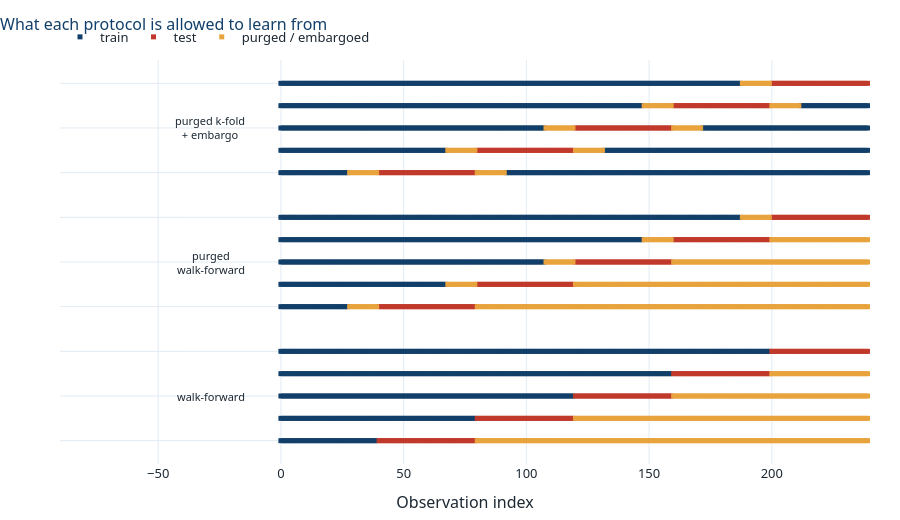

The notebook cell this image was saved under:
### Markdown cell above
## 4. What purging and embargoing actually do

Purging removes training rows whose *label horizon* overlaps the test block. An embargo removes training rows immediately after it. The second is only needed when you train on data from both sides — in expanding-window walk-forward you never do, so purging alone suffices.

### Code cell
n, S = 240, 5
fig = go.Figure()
for row, (mode, purge, emb) in enumerate([("expanding", 0, 0), ("expanding", 12, 0),
                                          ("kfold", 12, 12)]):
    for k, (tr, te) in enumerate(a.purged_walk_forward(n, n_splits=S, purge=purge,
                                                       embargo=emb, mode=mode)):
        base = row * (S + 1) + k
        covered = np.zeros(n, bool)
        covered[tr] = True
        covered[te] = True
        for arr, colr, nm in [(tr, C["navy"], "train"), (te, C["red"], "test"),
                              (np.where(~covered)[0], C["amber"], "purged / embargoed")]:
            if len(arr) == 0:
                continue
            fig.add_trace(go.Scatter(x=arr, y=[base] * len(arr), mode="markers",
                                     marker=dict(size=5, color=colr, symbol="square"),
                                     showlegend=(row == 0 and k == 0), name=nm,
                                     hoverinfo="skip"))
    fig.add_annotation(x=-14, y=row * (S + 1) + (S - 1) / 2, showarrow=False,
                       xanchor="right", font=dict(size=11, color=C["ink"]),
                       text={0: "walk-forward", 1: "purged<br>walk-forward",
                             2: "purged k-fold<br>+ embargo"}[row])
fig.update_xaxes(title="Observation index", range=[-90, n])
fig.update_yaxes(showticklabels=False, title="")
style(fig, height=520, title="What each protocol is allowed to learn from")
fig.show()

### Figure 1 — Plotly figure (JSON) as saved in the notebook; plotly's stock layout.template omitted (floating-point values rounded to 4 significant figures; data arrays with more than 128 entries replaced by an {"elided": "..."} marker saying what was removed)
{"data": [{"hoverinfo": "skip", "marker": {"color": "#123F69", "size": 5, "symbol": "square"}, "mode": "markers", "name": "train", "showlegend": true, "type": "scatter", "x": [0, 1, 2, 3, 4, 5, 6, 7, 8, 9, 10, 11, 12, 13, 14, 15, 16, 17, 18, 19, 20, 21, 22, 23, 24, 25, 26, 27, 28, 29, 30, 31, 32, 33, 34, 35, 36, 37, 38, 39], "y": [0, 0, 0, 0, 0, 0, 0, 0, 0, 0, 0, 0, 0, 0, 0, 0, 0, 0, 0, 0, 0, 0, 0, 0, 0, 0, 0, 0, 0, 0, 0, 0, 0, 0, 0, 0, 0, 0, 0, 0]}, {"hoverinfo": "skip", "marker": {"color": "#C0392B", "size": 5, "symbol": "square"}, "mode": "markers", "name": "test", "showlegend": true, "type": "scatter", "x": [40, 41, 42, 43, 44, 45, 46, 47, 48, 49, 50, 51, 52, 53, 54, 55, 56, 57, 58, 59, 60, 61, 62, 63, 64, 65, 66, 67, 68, 69, 70, 71, 72, 73, 74, 75, 76, 77, 78, 79], "y": [0, 0, 0, 0, 0, 0, 0, 0, 0, 0, 0, 0, 0, 0, 0, 0, 0, 0, 0, 0, 0, 0, 0, 0, 0, 0, 0, 0, 0, 0, 0, 0, 0, 0, 0, 0, 0, 0, 0, 0]}, {"hoverinfo": "skip", "marker": {"color": "#E8A33D", "size": 5, "symbol": "square"}, "mode": "markers", "name": "purged / embargoed", "showlegend": true, "type": "scatter", "x": {"elided": "160 int values"}, "y": {"elided": "160 int values"}}, {"hoverinfo": "skip", "marker": {"color": "#123F69", "size": 5, "symbol": "square"}, "mode": "markers", "name": "train", "showlegend": false, "type": "scatter", "x": [0, 1, 2, 3, 4, 5, 6, 7, 8, 9, 10, 11, 12, 13, 14, 15, 16, 17, 18, 19, 20, 21, 22, 23, 24, 25, 26, 27, 28, 29, 30, 31, 32, 33, 34, 35, 36, 37, 38, 39, 40, 41, 42, 43, 44, 45, 46, 47, 48, 49, 50, 51, 52, 53, 54, 55, 56, 57, 58, 59, 60, 61, 62, 63, 64, 65, 66, 67, 68, 69, 70, 71, 72, 73, 74, 75, 76, 77, 78, 79], "y": [1, 1, 1, 1, 1, 1, 1, 1, 1, 1, 1, 1, 1, 1, 1, 1, 1, 1, 1, 1, 1, 1, 1, 1, 1, 1, 1, 1, 1, 1, 1, 1, 1, 1, 1, 1, 1, 1, 1, 1, 1, 1, 1, 1, 1, 1, 1, 1, 1, 1, 1, 1, 1, 1, 1, 1, 1, 1, 1, 1, 1, 1, 1, 1, 1, 1, 1, 1, 1, 1, 1, 1, 1, 1, 1, 1, 1, 1, 1, 1]}, {"hoverinfo": "skip", "marker": {"color": "#C0392B", "size": 5, "symbol": "square"}, "mode": "markers", "name": "test", "showlegend": false, "type": "scatter", "x": [80, 81, 82, 83, 84, 85, 86, 87, 88, 89, 90, 91, 92, 93, 94, 95, 96, 97, 98, 99, 100, 101, 102, 103, 104, 105, 106, 107, 108, 109, 110, 111, 112, 113, 114, 115, 116, 117, 118, 119], "y": [1, 1, 1, 1, 1, 1, 1, 1, 1, 1, 1, 1, 1, 1, 1, 1, 1, 1, 1, 1, 1, 1, 1, 1, 1, 1, 1, 1, 1, 1, 1, 1, 1, 1, 1, 1, 1, 1, 1, 1]}, {"hoverinfo": "skip", "marker": {"color": "#E8A33D", "size": 5, "symbol": "square"}, "mode": "markers", "name": "purged / embargoed", "showlegend": false, "type": "scatter", "x": [120, 121, 122, 123, 124, 125, 126, 127, 128, 129, 130, 131, 132, 133, 134, 135, 136, 137, 138, 139, 140, 141, 142, 143, 144, 145, 146, 147, 148, 149, 150, 151, 152, 153, 154, 155, 156, 157, 158, 159, 160, 161, 162, 163, 164, 165, 166, 167, 168, 169, 170, 171, 172, 173, 174, 175, 176, 177, 178, 179, 180, 181, 182, 183, 184, 185, 186, 187, 188, 189, 190, 191, 192, 193, 194, 195, 196, 197, 198, 199, 200, 201, 202, 203, 204, 205, 206, 207, 208, 209, 210, 211, 212, 213, 214, 215, 216, 217, 218, 219, 220, 221, 222, 223, 224, 225, 226, 227, 228, 229, 230, 231, 232, 233, 234, 235, 236, 237, 238, 239], "y": [1, 1, 1, 1, 1, 1, 1, 1, 1, 1, 1, 1, 1, 1, 1, 1, 1, 1, 1, 1, 1, 1, 1, 1, 1, 1, 1, 1, 1, 1, 1, 1, 1, 1, 1, 1, 1, 1, 1, 1, 1, 1, 1, 1, 1, 1, 1, 1, 1, 1, 1, 1, 1, 1, 1, 1, 1, 1, 1, 1, 1, 1, 1, 1, 1, 1, 1, 1, 1, 1, 1, 1, 1, 1, 1, 1, 1, 1, 1, 1, 1, 1, 1, 1, 1, 1, 1, 1, 1, 1, 1, 1, 1, 1, 1, 1, 1, 1, 1, 1, 1, 1, 1, 1, 1, 1, 1, 1, 1, 1, 1, 1, 1, 1, 1, 1, 1, 1, 1, 1]}, {"hoverinfo": "skip", "marker": {"color": "#123F69", "size": 5, "symbol": "square"}, "mode": "markers", "name": "train", "showlegend": false, "type": "scatter", "x": [0, 1, 2, 3, 4, 5, 6, 7, 8, 9, 10, 11, 12, 13, 14, 15, 16, 17, 18, 19, 20, 21, 22, 23, 24, 25, 26, 27, 28, 29, 30, 31, 32, 33, 34, 35, 36, 37, 38, 39, 40, 41, 42, 43, 44, 45, 46, 47, 48, 49, 50, 51, 52, 53, 54, 55, 56, 57, 58, 59, 60, 61, 62, 63, 64, 65, 66, 67, 68, 69, 70, 71, 72, 73, 74, 75, 76, 77, 78, 79, 80, 81, 82, 83, 84, 85, 86, 87, 88, 89, 90, 91, 92, 93, 94, 95, 96, 97, 98, 99, 100, 101, 102, 103, 104, 105, 106, 107, 108, 109, 110, 111, 112, 113, 114, 115, 116, 117, 118, 119], "y": [2, 2, 2, 2, 2, 2, 2, 2, 2, 2, 2, 2, 2, 2, 2, 2, 2, 2, 2, 2, 2, 2, 2, 2, 2, 2, 2, 2, 2, 2, 2, 2, 2, 2, 2, 2, 2, 2, 2, 2, 2, 2, 2, 2, 2, 2, 2, 2, 2, 2, 2, 2, 2, 2, 2, 2, 2, 2, 2, 2, 2, 2, 2, 2, 2, 2, 2, 2, 2, 2, 2, 2, 2, 2, 2, 2, 2, 2, 2, 2, 2, 2, 2, 2, 2, 2, 2, 2, 2, 2, 2, 2, 2, 2, 2, 2, 2, 2, 2, 2, 2, 2, 2, 2, 2, 2, 2, 2, 2, 2, 2, 2, 2, 2, 2, 2, 2, 2, 2, 2]}, {"hoverinfo": "skip", "marker": {"color": "#C0392B", "size": 5, "symbol": "square"}, "mode": "markers", "name": "test", "showlegend": false, "type": "scatter", "x": [120, 121, 122, 123, 124, 125, 126, 127, 128, 129, 130, 131, 132, 133, 134, 135, 136, 137, 138, 139, 140, 141, 142, 143, 144, 145, 146, 147, 148, 149, 150, 151, 152, 153, 154, 155, 156, 157, 158, 159], "y": [2, 2, 2, 2, 2, 2, 2, 2, 2, 2, 2, 2, 2, 2, 2, 2, 2, 2, 2, 2, 2, 2, 2, 2, 2, 2, 2, 2, 2, 2, 2, 2, 2, 2, 2, 2, 2, 2, 2, 2]}, {"hoverinfo": "skip", "marker": {"color": "#E8A33D", "size": 5, "symbol": "square"}, "mode": "markers", "name": "purged / embargoed", "showlegend": false, "type": "scatter", "x": [160, 161, 162, 163, 164, 165, 166, 167, 168, 169, 170, 171, 172, 173, 174, 175, 176, 177, 178, 179, 180, 181, 182, 183, 184, 185, 186, 187, 188, 189, 190, 191, 192, 193, 194, 195, 196, 197, 198, 199, 200, 201, 202, 203, 204, 205, 206, 207, 208, 209, 210, 211, 212, 213, 214, 215, 216, 217, 218, 219, 220, 221, 222, 223, 224, 225, 226, 227, 228, 229, 230, 231, 232, 233, 234, 235, 236, 237, 238, 239], "y": [2, 2, 2, 2, 2, 2, 2, 2, 2, 2, 2, 2, 2, 2, 2, 2, 2, 2, 2, 2, 2, 2, 2, 2, 2, 2, 2, 2, 2, 2, 2, 2, 2, 2, 2, 2, 2, 2, 2, 2, 2, 2, 2, 2, 2, 2, 2, 2, 2, 2, 2, 2, 2, 2, 2, 2, 2, 2, 2, 2, 2, 2, 2, 2, 2, 2, 2, 2, 2, 2, 2, 2, 2, 2, 2, 2, 2, 2, 2, 2]}, {"hoverinfo": "skip", "marker": {"color": "#123F69", "size": 5, "symbol": "square"}, "mode": "markers", "name": "train", "showlegend": false, "type": "scatter", "x": {"elided": "160 int values"}, "y": {"elided": "160 int values"}}, {"hoverinfo": "skip", "marker": {"color": "#C0392B", "size": 5, "symbol": "square"}, "mode": "markers", "name": "test", "showlegend": false, "type": "scatter", "x": [160, 161, 162, 163, 164, 165, 166, 167, 168, 169, 170, 171, 172, 173, 174, 175, 176, 177, 178, 179, 180, 181, 182, 183, 184, 185, 186, 187, 188, 189, 190, 191, 192, 193, 194, 195, 196, 197, 198, 199], "y": [3, 3, 3, 3, 3, 3, 3, 3, 3, 3, 3, 3, 3, 3, 3, 3, 3, 3, 3, 3, 3, 3, 3, 3, 3, 3, 3, 3, 3, 3, 3, 3, 3, 3, 3, 3, 3, 3, 3, 3]}, {"hoverinfo": "skip", "marker": {"color": "#E8A33D", "size": 5, "symbol": "square"}, "mode": "markers", "name": "purged / embargoed", "showlegend": false, "type": "scatter", "x": [200, 201, 202, 203, 204, 205, 206, 207, 208, 209, 210, 211, 212, 213, 214, 215, 216, 217, 218, 219, 220, 221, 222, 223, 224, 225, 226, 227, 228, 229, 230, 231, 232, 233, 234, 235, 236, 237, 238, 239], "y": [3, 3, 3, 3, 3, 3, 3, 3, 3, 3, 3, 3, 3, 3, 3, 3, 3, 3, 3, 3, 3, 3, 3, 3, 3, 3, 3, 3, 3, 3, 3, 3, 3, 3, 3, 3, 3, 3, 3, 3]}, {"hoverinfo": "skip", "marker": {"color": "#123F69", "size": 5, "symbol": "square"}, "mode": "markers", "name": "train", "showlegend": false, "type": "scatter", "x": {"elided": "200 int values"}, "y": {"elided": "200 int values"}}, {"hoverinfo": "skip", "marker": {"color": "#C0392B", "size": 5, "symbol": "square"}, "mode": "markers", "name": "test", "showlegend": false, "type": "scatter", "x": [200, 201, 202, 203, 204, 205, 206, 207, 208, 209, 210, 211, 212, 213, 214, 215, 216, 217, 218, 219, 220, 221, 222, 223, 224, 225, 226, 227, 228, 229, 230, 231, 232, 233, 234, 235, 236, 237, 238, 239], "y": [4, 4, 4, 4, 4, 4, 4, 4, 4, 4, 4, 4, 4, 4, 4, 4, 4, 4, 4, 4, 4, 4, 4, 4, 4, 4, 4, 4, 4, 4, 4, 4, 4, 4, 4, 4, 4, 4, 4, 4]}, {"hoverinfo": "skip", "marker": {"color": "#123F69", "size": 5, "symbol": "square"}, "mode": "markers", "name": "train", "showlegend": false, "type": "scatter", "x": [0, 1, 2, 3, 4, 5, 6, 7, 8, 9, 10, 11, 12, 13, 14, 15, 16, 17, 18, 19, 20, 21, 22, 23, 24, 25, 26, 27], "y": [6, 6, 6, 6, 6, 6, 6, 6, 6, 6, 6, 6, 6, 6, 6, 6, 6, 6, 6, 6, 6, 6, 6, 6, 6, 6, 6, 6]}, {"hoverinfo": "skip", "marker": {"color": "#C0392B", "size": 5, "symbol": "square"}, "mode": "markers", "name": "test", "showlegend": false, "type": "scatter", "x": [40, 41, 42, 43, 44, 45, 46, 47, 48, 49, 50, 51, 52, 53, 54, 55, 56, 57, 58, 59, 60, 61, 62, 63, 64, 65, 66, 67, 68, 69, 70, 71, 72, 73, 74, 75, 76, 77, 78, 79], "y": [6, 6, 6, 6, 6, 6, 6, 6, 6, 6, 6, 6, 6, 6, 6, 6, 6, 6, 6, 6, 6, 6, 6, 6, 6, 6, 6, 6, 6, 6, 6, 6, 6, 6, 6, 6, 6, 6, 6, 6]}, {"hoverinfo": "skip", "marker": {"color": "#E8A33D", "size": 5, "symbol": "square"}, "mode": "markers", "name": "purged / embargoed", "showlegend": false, "type": "scatter", "x": {"elided": "172 int values"}, "y": {"elided": "172 int values"}}, {"hoverinfo": "skip", "marker": {"color": "#123F69", "size": 5, "symbol": "square"}, "mode": "markers", "name": "train", "showlegend": false, "type": "scatter", "x": [0, 1, 2, 3, 4, 5, 6, 7, 8, 9, 10, 11, 12, 13, 14, 15, 16, 17, 18, 19, 20, 21, 22, 23, 24, 25, 26, 27, 28, 29, 30, 31, 32, 33, 34, 35, 36, 37, 38, 39, 40, 41, 42, 43, 44, 45, 46, 47, 48, 49, 50, 51, 52, 53, 54, 55, 56, 57, 58, 59, 60, 61, 62, 63, 64, 65, 66, 67], "y": [7, 7, 7, 7, 7, 7, 7, 7, 7, 7, 7, 7, 7, 7, 7, 7, 7, 7, 7, 7, 7, 7, 7, 7, 7, 7, 7, 7, 7, 7, 7, 7, 7, 7, 7, 7, 7, 7, 7, 7, 7, 7, 7, 7, 7, 7, 7, 7, 7, 7, 7, 7, 7, 7, 7, 7, 7, 7, 7, 7, 7, 7, 7, 7, 7, 7, 7, 7]}, {"hoverinfo": "skip", "marker": {"color": "#C0392B", "size": 5, "symbol": "square"}, "mode": "markers", "name": "test", "showlegend": false, "type": "scatter", "x": [80, 81, 82, 83, 84, 85, 86, 87, 88, 89, 90, 91, 92, 93, 94, 95, 96, 97, 98, 99, 100, 101, 102, 103, 104, 105, 106, 107, 108, 109, 110, 111, 112, 113, 114, 115, 116, 117, 118, 119], "y": [7, 7, 7, 7, 7, 7, 7, 7, 7, 7, 7, 7, 7, 7, 7, 7, 7, 7, 7, 7, 7, 7, 7, 7, 7, 7, 7, 7, 7, 7, 7, 7, 7, 7, 7, 7, 7, 7, 7, 7]}, {"hoverinfo": "skip", "marker": {"color": "#E8A33D", "size": 5, "symbol": "square"}, "mode": "markers", "name": "purged / embargoed", "showlegend": false, "type": "scatter", "x": {"elided": "132 int values"}, "y": {"elided": "132 int values"}}, {"hoverinfo": "skip", "marker": {"color": "#123F69", "size": 5, "symbol": "square"}, "mode": "markers", "name": "train", "showlegend": false, "type": "scatter", "x": [0, 1, 2, 3, 4, 5, 6, 7, 8, 9, 10, 11, 12, 13, 14, 15, 16, 17, 18, 19, 20, 21, 22, 23, 24, 25, 26, 27, 28, 29, 30, 31, 32, 33, 34, 35, 36, 37, 38, 39, 40, 41, 42, 43, 44, 45, 46, 47, 48, 49, 50, 51, 52, 53, 54, 55, 56, 57, 58, 59, 60, 61, 62, 63, 64, 65, 66, 67, 68, 69, 70, 71, 72, 73, 74, 75, 76, 77, 78, 79, 80, 81, 82, 83, 84, 85, 86, 87, 88, 89, 90, 91, 92, 93, 94, 95, 96, 97, 98, 99, 100, 101, 102, 103, 104, 105, 106, 107], "y": [8, 8, 8, 8, 8, 8, 8, 8, 8, 8, 8, 8, 8, 8, 8, 8, 8, 8, 8, 8, 8, 8, 8, 8, 8, 8, 8, 8, 8, 8, 8, 8, 8, 8, 8, 8, 8, 8, 8, 8, 8, 8, 8, 8, 8, 8, 8, 8, 8, 8, 8, 8, 8, 8, 8, 8, 8, 8, 8, 8, 8, 8, 8, 8, 8, 8, 8, 8, 8, 8, 8, 8, 8, 8, 8, 8, 8, 8, 8, 8, 8, 8, 8, 8, 8, 8, 8, 8, 8, 8, 8, 8, 8, 8, 8, 8, 8, 8, 8, 8, 8, 8, 8, 8, 8, 8, 8, 8]}, {"hoverinfo": "skip", "marker": {"color": "#C0392B", "size": 5, "symbol": "square"}, "mode": "markers", "name": "test", "showlegend": false, "type": "scatter", "x": [120, 121, 122, 123, 124, 125, 126, 127, 128, 129, 130, 131, 132, 133, 134, 135, 136, 137, 138, 139, 140, 141, 142, 143, 144, 145, 146, 147, 148, 149, 150, 151, 152, 153, 154, 155, 156, 157, 158, 159], "y": [8, 8, 8, 8, 8, 8, 8, 8, 8, 8, 8, 8, 8, 8, 8, 8, 8, 8, 8, 8, 8, 8, 8, 8, 8, 8, 8, 8, 8, 8, 8, 8, 8, 8, 8, 8, 8, 8, 8, 8]}, {"hoverinfo": "skip", "marker": {"color": "#E8A33D", "size": 5, "symbol": "square"}, "mode": "markers", "name": "purged / embargoed", "showlegend": false, "type": "scatter", "x": [108, 109, 110, 111, 112, 113, 114, 115, 116, 117, 118, 119, 160, 161, 162, 163, 164, 165, 166, 167, 168, 169, 170, 171, 172, 173, 174, 175, 176, 177, 178, 179, 180, 181, 182, 183, 184, 185, 186, 187, 188, 189, 190, 191, 192, 193, 194, 195, 196, 197, 198, 199, 200, 201, 202, 203, 204, 205, 206, 207, 208, 209, 210, 211, 212, 213, 214, 215, 216, 217, 218, 219, 220, 221, 222, 223, 224, 225, 226, 227, 228, 229, 230, 231, 232, 233, 234, 235, 236, 237, 238, 239], "y": [8, 8, 8, 8, 8, 8, 8, 8, 8, 8, 8, 8, 8, 8, 8, 8, 8, 8, 8, 8, 8, 8, 8, 8, 8, 8, 8, 8, 8, 8, 8, 8, 8, 8, 8, 8, 8, 8, 8, 8, 8, 8, 8, 8, 8, 8, 8, 8, 8, 8, 8, 8, 8, 8, 8, 8, 8, 8, 8, 8, 8, 8, 8, 8, 8, 8, 8, 8, 8, 8, 8, 8, 8, 8, 8, 8, 8, 8, 8, 8, 8, 8, 8, 8, 8, 8, 8, 8, 8, 8, 8, 8]}, {"hoverinfo": "skip", "marker": {"color": "#123F69", "size": 5, "symbol": "square"}, "mode": "markers", "name": "train", "showlegend": false, "type": "scatter", "x": {"elided": "148 int values"}, "y": {"elided": "148 int values"}}, {"hoverinfo": "skip", "marker": {"color": "#C0392B", "size": 5, "symbol": "square"}, "mode": "markers", "name": "test", "showlegend": false, "type": "scatter", "x": [160, 161, 162, 163, 164, 165, 166, 167, 168, 169, 170, 171, 172, 173, 174, 175, 176, 177, 178, 179, 180, 181, 182, 183, 184, 185, 186, 187, 188, 189, 190, 191, 192, 193, 194, 195, 196, 197, 198, 199], "y": [9, 9, 9, 9, 9, 9, 9, 9, 9, 9, 9, 9, 9, 9, 9, 9, 9, 9, 9, 9, 9, 9, 9, 9, 9, 9, 9, 9, 9, 9, 9, 9, 9, 9, 9, 9, 9, 9, 9, 9]}, {"hoverinfo": "skip", "marker": {"color": "#E8A33D", "size": 5, "symbol": "square"}, "mode": "markers", "name": "purged / embargoed", "showlegend": false, "type": "scatter", "x": [148, 149, 150, 151, 152, 153, 154, 155, 156, 157, 158, 159, 200, 201, 202, 203, 204, 205, 206, 207, 208, 209, 210, 211, 212, 213, 214, 215, 216, 217, 218, 219, 220, 221, 222, 223, 224, 225, 226, 227, 228, 229, 230, 231, 232, 233, 234, 235, 236, 237, 238, 239], "y": [9, 9, 9, 9, 9, 9, 9, 9, 9, 9, 9, 9, 9, 9, 9, 9, 9, 9, 9, 9, 9, 9, 9, 9, 9, 9, 9, 9, 9, 9, 9, 9, 9, 9, 9, 9, 9, 9, 9, 9, 9, 9, 9, 9, 9, 9, 9, 9, 9, 9, 9, 9]}, {"hoverinfo": "skip", "marker": {"color": "#123F69", "size": 5, "symbol": "square"}, "mode": "markers", "name": "train", "showlegend": false, "type": "scatter", "x": {"elided": "188 int values"}, "y": {"elided": "188 int values"}}, {"hoverinfo": "skip", "marker": {"color": "#C0392B", "size": 5, "symbol": "square"}, "mode": "markers", "name": "test", "showlegend": false, "type": "scatter", "x": [200, 201, 202, 203, 204, 205, 206, 207, 208, 209, 210, 211, 212, 213, 214, 215, 216, 217, 218, 219, 220, 221, 222, 223, 224, 225, 226, 227, 228, 229, 230, 231, 232, 233, 234, 235, 236, 237, 238, 239], "y": [10, 10, 10, 10, 10, 10, 10, 10, 10, 10, 10, 10, 10, 10, 10, 10, 10, 10, 10, 10, 10, 10, 10, 10, 10, 10, 10, 10, 10, 10, 10, 10, 10, 10, 10, 10, 10, 10, 10, 10]}, {"hoverinfo": "skip", "marker": {"color": "#E8A33D", "size": 5, "symbol": "square"}, "mode": "markers", "name": "purged / embargoed", "showlegend": false, "type": "scatter", "x": [188, 189, 190, 191, 192, 193, 194, 195, 196, 197, 198, 199], "y": [10, 10, 10, 10, 10, 10, 10, 10, 10, 10, 10, 10]}, {"hoverinfo": "skip", "marker": {"color": "#123F69", "size": 5, "symbol": "square"}, "mode": "markers", "name": "train", "showlegend": false, "type": "scatter", "x": {"elided": "176 int values"}, "y": {"elided": "176 int values"}}, {"hoverinfo": "skip", "marker": {"color": "#C0392B", "size": 5, "symbol": "square"}, "mode": "markers", "name": "test", "showlegend": false, "type": "scatter", "x": [40, 41, 42, 43, 44, 45, 46, 47, 48, 49, 50, 51, 52, 53, 54, 55, 56, 57, 58, 59, 60, 61, 62, 63, 64, 65, 66, 67, 68, 69, 70, 71, 72, 73, 74, 75, 76, 77, 78, 79], "y": [12, 12, 12, 12, 12, 12, 12, 12, 12, 12, 12, 12, 12, 12, 12, 12, 12, 12, 12, 12, 12, 12, 12, 12, 12, 12, 12, 12, 12, 12, 12, 12, 12, 12, 12, 12, 12, 12, 12, 12]}, {"hoverinfo": "skip", "marker": {"color": "#E8A33D", "size": 5, "symbol": "square"}, "mode": "markers", "name": "purged / embargoed", "showlegend": false, "type": "scatter", "x": [28, 29, 30, 31, 32, 33, 34, 35, 36, 37, 38, 39, 80, 81, 82, 83, 84, 85, 86, 87, 88, 89, 90, 91], "y": [12, 12, 12, 12, 12, 12, 12, 12, 12, 12, 12, 12, 12, 12, 12, 12, 12, 12, 12, 12, 12, 12, 12, 12]}, {"hoverinfo": "skip", "marker": {"color": "#123F69", "size": 5, "symbol": "square"}, "mode": "markers", "name": "train", "showlegend": false, "type": "scatter", "x": {"elided": "176 int values"}, "y": {"elided": "176 int values"}}, {"hoverinfo": "skip", "marker": {"color": "#C0392B", "size": 5, "symbol": "square"}, "mode": "markers", "name": "test", "showlegend": false, "type": "scatter", "x": [80, 81, 82, 83, 84, 85, 86, 87, 88, 89, 90, 91, 92, 93, 94, 95, 96, 97, 98, 99, 100, 101, 102, 103, 104, 105, 106, 107, 108, 109, 110, 111, 112, 113, 114, 115, 116, 117, 118, 119], "y": [13, 13, 13, 13, 13, 13, 13, 13, 13, 13, 13, 13, 13, 13, 13, 13, 13, 13, 13, 13, 13, 13, 13, 13, 13, 13, 13, 13, 13, 13, 13, 13, 13, 13, 13, 13, 13, 13, 13, 13]}, {"hoverinfo": "skip", "marker": {"color": "#E8A33D", "size": 5, "symbol": "square"}, "mode": "markers", "name": "purged / embargoed", "showlegend": false, "type": "scatter", "x": [68, 69, 70, 71, 72, 73, 74, 75, 76, 77, 78, 79, 120, 121, 122, 123, 124, 125, 126, 127, 128, 129, 130, 131], "y": [13, 13, 13, 13, 13, 13, 13, 13, 13, 13, 13, 13, 13, 13, 13, 13, 13, 13, 13, 13, 13, 13, 13, 13]}, {"hoverinfo": "skip", "marker": {"color": "#123F69", "size": 5, "symbol": "square"}, "mode": "markers", "name": "train", "showlegend": false, "type": "scatter", "x": {"elided": "176 int values"}, "y": {"elided": "176 int values"}}, {"hoverinfo": "skip", "marker": {"color": "#C0392B", "size": 5, "symbol": "square"}, "mode": "markers", "name": "test", "showlegend": false, "type": "scatter", "x": [120, 121, 122, 123, 124, 125, 126, 127, 128, 129, 130, 131, 132, 133, 134, 135, 136, 137, 138, 139, 140, 141, 142, 143, 144, 145, 146, 147, 148, 149, 150, 151, 152, 153, 154, 155, 156, 157, 158, 159], "y": [14, 14, 14, 14, 14, 14, 14, 14, 14, 14, 14, 14, 14, 14, 14, 14, 14, 14, 14, 14, 14, 14, 14, 14, 14, 14, 14, 14, 14, 14, 14, 14, 14, 14, 14, 14, 14, 14, 14, 14]}, {"hoverinfo": "skip", "marker": {"color": "#E8A33D", "size": 5, "symbol": "square"}, "mode": "markers", "name": "purged / embargoed", "showlegend": false, "type": "scatter", "x": [108, 109, 110, 111, 112, 113, 114, 115, 116, 117, 118, 119, 160, 161, 162, 163, 164, 165, 166, 167, 168, 169, 170, 171], "y": [14, 14, 14, 14, 14, 14, 14, 14, 14, 14, 14, 14, 14, 14, 14, 14, 14, 14, 14, 14, 14, 14, 14, 14]}, {"hoverinfo": "skip", "marker": {"color": "#123F69", "size": 5, "symbol": "square"}, "mode": "markers", "name": "train", "showlegend": false, "type": "scatter", "x": {"elided": "176 int values"}, "y": {"elided": "176 int values"}}, {"hoverinfo": "skip", "marker": {"color": "#C0392B", "size": 5, "symbol": "square"}, "mode": "markers", "name": "test", "showlegend": false, "type": "scatter", "x": [160, 161, 162, 163, 164, 165, 166, 167, 168, 169, 170, 171, 172, 173, 174, 175, 176, 177, 178, 179, 180, 181, 182, 183, 184, 185, 186, 187, 188, 189, 190, 191, 192, 193, 194, 195, 196, 197, 198, 199], "y": [15, 15, 15, 15, 15, 15, 15, 15, 15, 15, 15, 15, 15, 15, 15, 15, 15, 15, 15, 15, 15, 15, 15, 15, 15, 15, 15, 15, 15, 15, 15, 15, 15, 15, 15, 15, 15, 15, 15, 15]}, {"hoverinfo": "skip", "marker": {"color": "#E8A33D", "size": 5, "symbol": "square"}, "mode": "markers", "name": "purged / embargoed", "showlegend": false, "type": "scatter", "x": [148, 149, 150, 151, 152, 153, 154, 155, 156, 157, 158, 159, 200, 201, 202, 203, 204, 205, 206, 207, 208, 209, 210, 211], "y": [15, 15, 15, 15, 15, 15, 15, 15, 15, 15, 15, 15, 15, 15, 15, 15, 15, 15, 15, 15, 15, 15, 15, 15]}, {"hoverinfo": "skip", "marker": {"color": "#123F69", "size": 5, "symbol": "square"}, "mode": "markers", "name": "train", "showlegend": false, "type": "scatter", "x": {"elided": "188 int values"}, "y": {"elided": "188 int values"}}, {"hoverinfo": "skip", "marker": {"color": "#C0392B", "size": 5, "symbol": "square"}, "mode": "markers", "name": "test", "showlegend": false, "type": "scatter", "x": [200, 201, 202, 203, 204, 205, 206, 207, 208, 209, 210, 211, 212, 213, 214, 215, 216, 217, 218, 219, 220, 221, 222, 223, 224, 225, 226, 227, 228, 229, 230, 231, 232, 233, 234, 235, 236, 237, 238, 239], "y": [16, 16, 16, 16, 16, 16, 16, 16, 16, 16, 16, 16, 16, 16, 16, 16, 16, 16, 16, 16, 16, 16, 16, 16, 16, 16, 16, 16, 16, 16, 16, 16, 16, 16, 16, 16, 16, 16, 16, 16]}, {"hoverinfo": "skip", "marker": {"color": "#E8A33D", "size": 5, "symbol": "square"}, "mode": "markers", "name": "purged / embargoed", "showlegend": false, "type": "scatter", "x": [188, 189, 190, 191, 192, 193, 194, 195, 196, 197, 198, 199], "y": [16, 16, 16, 16, 16, 16, 16, 16, 16, 16, 16, 16]}], "layout": {"annotations": [{"font": {"color": "#1C2833", "size": 11}, "showarrow": false, "text": "walk-forward", "x": -14, "xanchor": "right", "y": 2}, {"font": {"color": "#1C2833", "size": 11}, "showarrow": false, "text": "purged<br>walk-forward", "x": -14, "xanchor": "right", "y": 8}, {"font": {"color": "#1C2833", "size": 11}, "showarrow": false, "text": "purged k-fold<br>+ embargo", "x": -14, "xanchor": "right", "y": 14}], "colorway": ["#123F69", "#C0392B", "#2E8B6B", "#E8A33D", "#2E7EBB", "#7A8994"], "font": {"color": "#1C2833", "family": "Segoe UI, Helvetica, Arial, sans-serif", "size": 13}, "height": 520, "hoverlabel": {"font": {"size": 12}}, "legend": {"orientation": "h", "x": 0, "xanchor": "left", "y": 1.02, "yanchor": "bottom"}, "margin": {"b": 50, "l": 60, "r": 30, "t": 60}, "title": {"font": {"color": "#123F69", "size": 16}, "text": "What each protocol is allowed to learn from", "x": 0, "xanchor": "left"}, "xaxis": {"gridcolor": "#E2EBF4", "range": [-90, 240], "showgrid": true, "title": {"text": "Observation index"}, "zeroline": false}, "yaxis": {"gridcolor": "#E2EBF4", "showgrid": true, "showticklabels": false, "title": {"text": ""}, "zeroline": false}}}
